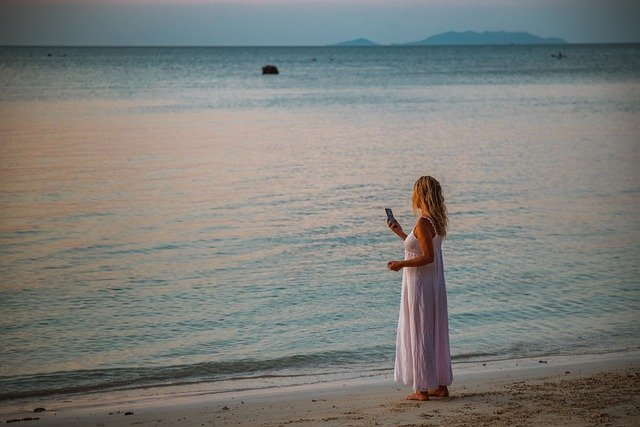
#> input picture computer-vision/images/woman.jpg, 640 x 427 px
$ jupyter execute --allow-errors key_points.ipynb
#> lines starting #> are read from the running program, lines starting #| are printed output that depends on the picture
### common/utility.py
import inspect
import matplotlib.pyplot as plt

def show_implementation(cls, section=None):
    SECTION_DELIMITER = "Section"
    found_section = False
    it = inspect.getsourcelines(cls)[0]
    print(it[0], end='')
    for line in it[1:]:
        if section is not None and section not in line and not found_section:
            continue
        found_section = True

        if SECTION_DELIMITER in line and section is not None and section not in line:
            break
        print(line, end='')

### computer-vision/module/kernel.py
import numpy as np
import enum
from .convolve import convolve


def box_filter(size):
    return np.ones((size, size))/size**2


def gaussian_filter(size, sigma=1):
    assert size % 2 == 1

    kernel = np.ones((size, size), np.float64)
    k = size // 2
    for i in range(size):
        for j in range(size):
            exponent = -((i - k)**2 + (j-k)**2) / (2 * sigma**2)
            kernel[i][j] = np.exp(exponent) / (2 * np.pi*sigma**2)
    return kernel


class Orientation(enum.Enum):
    horizontal = 0
    vertical_reversed = 1
    horizontal_reversed = 2
    vertical = 3


def prewitt(orientation=Orientation.horizontal):
    horizontal_matrix = np.array([[1, 0, -1], [1, 0, -1], [1, 0, -1]])

    return np.rot90(horizontal_matrix, orientation.value)


# [10 lines left out: functions sobel, dog, not called in this run]


def laplace_filter():
    return np.array([[0, 1, 0], [1, -4, 1], [0, 1, 0]])


def log(size, sigma=1, orientation=Orientation.horizontal):
    size_reduction = laplace_filter().shape[0] - 1
    return convolve(gaussian_filter(size + size_reduction, sigma), laplace_filter(), pad=False, clip=False)


# [12 lines left out: function gabor, not called in this run]

### computer-vision/module/gradient.py
import numpy as np
from .kernel import prewitt, Orientation
from .convolve import convolve


# [9 lines left out: function compute_gradient, not called in this run]


def compute_one_gradient(image, orientation, gradient_kernel=prewitt):
    return convolve(image, gradient_kernel(orientation), clip=False, pad=False)

### computer-vision/module/keypoints.py
from .gradient import compute_one_gradient
from .kernel import Orientation
from .convolve import convolve
import numpy as np


def harris(image, window_size=5, kappa=0.05, window=None):
    Ix = compute_one_gradient(image, Orientation.horizontal)
    Iy = compute_one_gradient(image, Orientation.vertical)

    w = np.ones((window_size, window_size)) if window is None else window

    A = convolve(Ix**2, w, clip=False, pad=False)
    B = convolve(Ix*Iy, w, clip=False, pad=False)
    C = convolve(Iy**2, w, clip=False, pad=False)

    det = A * C - B ** 2
    tr = A + C

    R = det - 0.05 * tr ** 2

    return R

### computer-vision/key_points.ipynb
[cell 1]
import sys
sys.path.append('..')

[cell 2]
from common.utility import show_implementation
from module.utility import show_images

import numpy as np
import matplotlib.pyplot as plt
from PIL import Image

[cell 3]
woman_image = np.array(Image.open(
    'images/woman.jpg').resize((288, 216)).convert('L'))
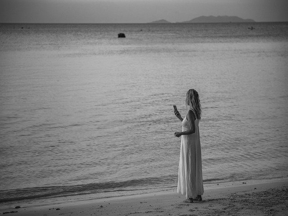
#> woman_image: shape (216, 288); min 11, max 200, mean 125.7

button_image = np.array(Image.open(
    'images/buttons.jpg').resize((320, 480)).convert('L'))
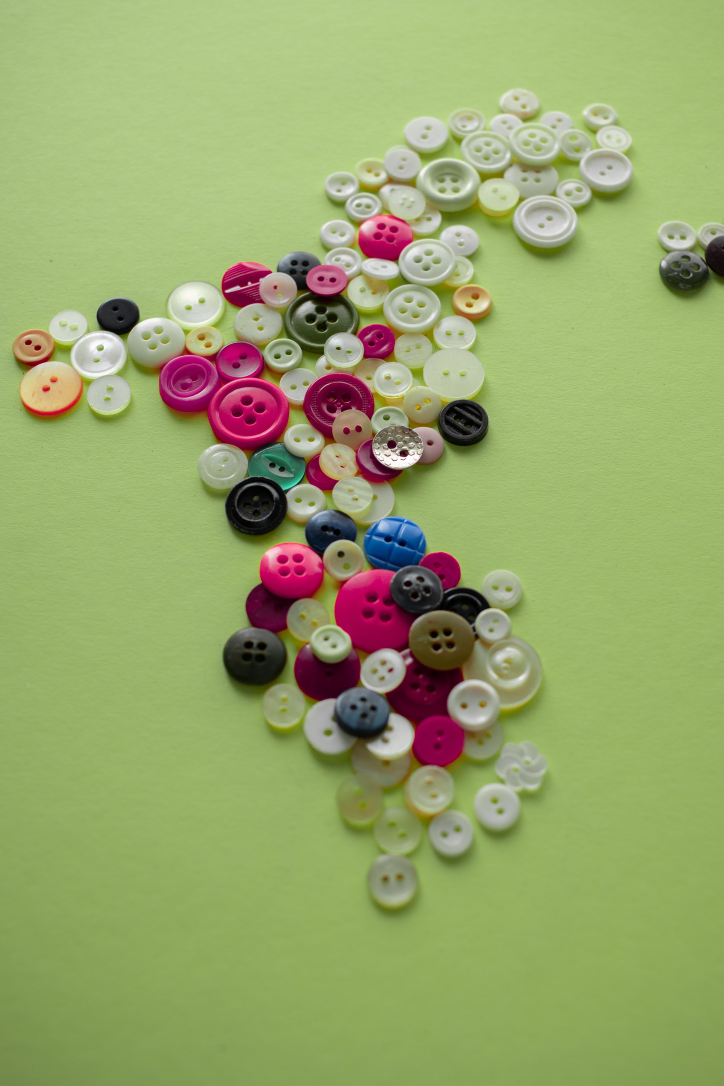
#> input picture computer-vision/images/buttons.jpg, 3618 x 5427 px (shown at 1/5 size)
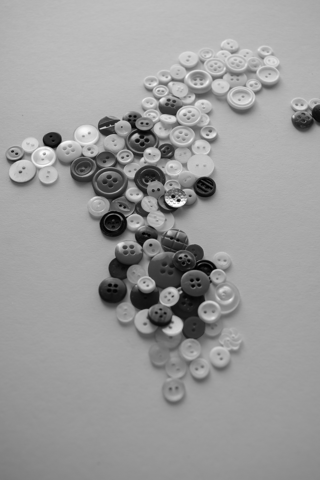
#> button_image: shape (480, 320); min 0, max 255, mean 155.3

[cell 4]
shape_image = Image.open('images/shapes.png')
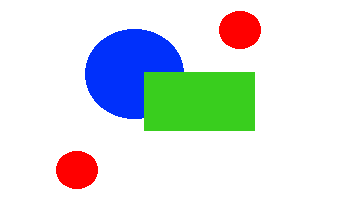
#> input picture computer-vision/images/shapes.png, 350 x 200 px
#> shape_image is the input picture: PIL image 350x200 RGB; mean R, G, B 216.1, 224.7, 224.4
shape_image = np.array(shape_image.convert('L'))
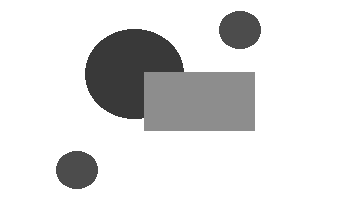
#> shape_image: shape (200, 350); min 57, max 255, mean 222

# Key Points
## Motivation

Suppose that, given a set of images that are taken a distance apart in the scene, we wish to join them together to form one big image.
That is, suppose that we are trying to recreate the panorama feature on smart phones.

To do so, we need to do the following for each pair of images to match:
1. Find locations to match
2. Have a representation of the surrounding region
3. Perform the matching

## Characteristics of Good Local Features
* Repeatable interest points
    * The same point can be found in other images, regardless of geometric and photometric transformations
        * Geometric: Rotation/Scale changes
        * Photometric: Intensity changes
* Distinct descriptors
    * Captures distinctively different information for each different points of interest
* Efficient
    * Number of features much be much less than the number of pixels in the image
* Local
    * Feature should occupy a small area of image

### Distinct Descriptors
Consider the the image below.

[cell 5]
from mpl_toolkits.axes_grid1.inset_locator import zoomed_inset_axes
from mpl_toolkits.axes_grid1.inset_locator import mark_inset


def show_shift(rect=(0, 0, 0, 0), shift=(0, 0, 0, 0), plain=False):
#> called with rect = (0, 0, 0, 0), shift = (0, 0, 0, 0), plain = True
    fig, ax = plt.subplots(figsize=[6.4, 4.8])

    ax.plot((1, 1, 2), (0, 3, 1))
    ax.set_xlim((0, 5))
    ax.set_ylim((0, 5))
    ax.xaxis.set_visible(False)
    ax.yaxis.set_visible(False)

    if not plain:
        for i, c, loc in zip((1, 4), ("red", "green"), ((2, 4), (1, 3))):
            axins = zoomed_inset_axes(ax, 2, loc=i)

            axins.plot((1, 1, 2), (0, 3, 1))

            x1, x2, y1, y2 = rect

            if i > 1:
                dx, dy = shift
                x1, x2, y1, y2 = x1 + dx, x2 + dx, y1 + dy, y2 + dy

            axins.set_xlim(x1, x2)
            axins.set_ylim(y1, y2)
            axins.xaxis.set_visible(False)
            axins.yaxis.set_visible(False)

            mark_inset(ax, axins, loc1=loc[0], loc2=loc[1], edgecolor=c)

            plt.xticks(visible=False)
            plt.yticks(visible=False)
    plt.draw()
    plt.show()
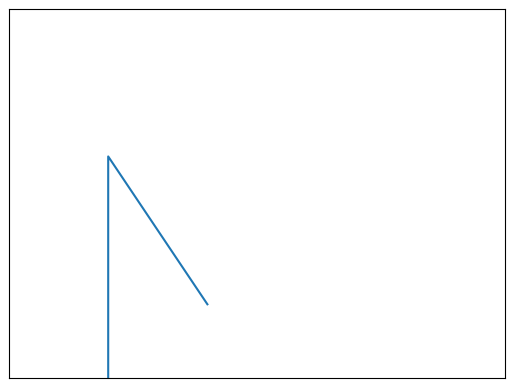
#> figure drawn by matplotlib, 1 panel

[cell 6]
show_shift(plain=True)

[cell 7]
show_shift((2, 2.4, 2, 2.4), (0.1, 0))
#> call 2 of show_shift, with rect = (2, 2.4, 2, 2.4), shift = (0.1, 0), plain = False
#> in show_shift (call 2), `plt.show()`:
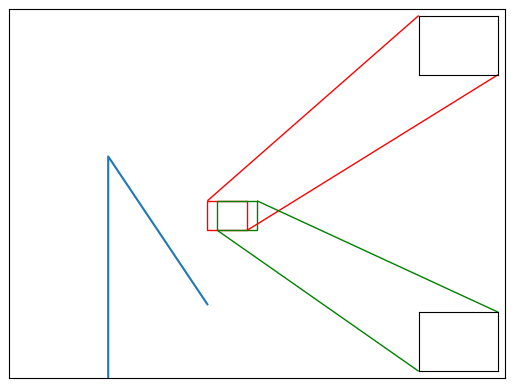
#> figure drawn by matplotlib, 3 panels

Suppose that we are considering the flat region in the image, as above.
Notice that if we shift the window in any direction slightly, the content in the window will not change.
This means this region is **not distinct**.

[cell 8]
show_shift((0.8, 1.2, 1, 1.4), (0.1, 0))
#> call 3 of show_shift, with rect = (0.8, 1.2, 1, 1.4), shift = (0.1, 0), plain = False
#> in show_shift (call 3), `plt.show()`:
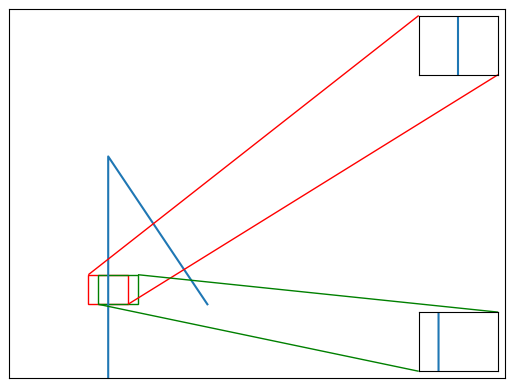
#> figure drawn by matplotlib, 3 panels

Now suppose that we instead are considering the region along the vertical line.
Notice that a (small) horizontal shift will change the content in the window, but a (small) vertical shift will not cause any change.

[cell 9]
show_shift((0.8, 1.2, 1, 1.4), (0, 0.1))
#> call 4 of show_shift, with rect = (0.8, 1.2, 1, 1.4), shift = (0, 0.1), plain = False
#> in show_shift (call 4), `plt.show()`:
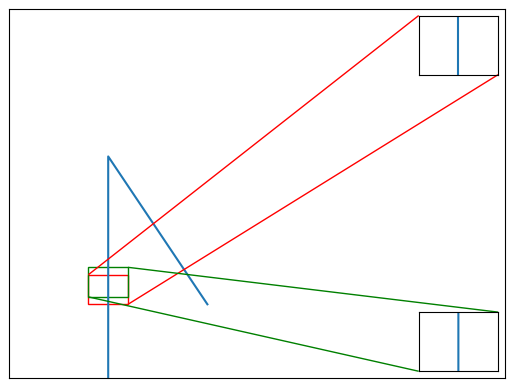
#> figure drawn by matplotlib, 3 panels

But notice a (small) vertical shift will not cause any change.

[cell 10]
show_shift((0.8, 1.2, 2.7, 3.1), (0, 0.1))
#> in show_shift (call 5), `plt.show()`:
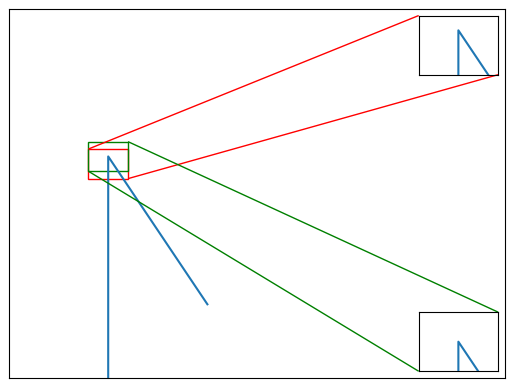
#> figure drawn by matplotlib, 3 panels

[cell 11]
show_shift((0.8, 1.2, 2.7, 3.1), (0.1, 0))

Now consider the window that contains a corner.
Because of this corner, a shift in any direction will change the location of this corner in the window.
This means that this location is distinct and is what we are looking for.

## How to detect corners?

Suppose we shift a $x \times y$ window $W$ by an offset of $(u, v)$.
To compute the difference of each pixel after shifting, we get:

$$
E(u,v) = \sum _{(x, y) \in W} (I(x+u, y+v) - I(x, y)) ^2
$$

For a good descriptor, we wish for this error to be high.

However, notice that this would require a lot of computation since we would need to compute the difference in windows for each pixel.
Thus, we make some assumptions.

We only consider the cases when the shifts are small.
This allows us to use the following Taylor Series approximation:

$$
I(x+u, y+v) = I(x,y) + \frac{\partial I}{\partial x} u + \frac{\partial I}{\partial y} v + \text {higher order terms} \\
\approx  I(x,y) + \frac{\partial I}{\partial x} u + \frac{\partial I}{\partial y} \\
=  I(x,y) + I_x u + I_y v
$$

Therefore, we get:

$$
E(u,v) = \sum _{(x, y) \in W} (I(x+u, y+v) - I(x, y)) ^2 \\
= \sum _{(x, y) \in W} (I(x,y) + I_x u + I_y v- I(x, y)) ^2
= \sum _{(x, y) \in W} (I_x u + I_y v) ^2\\
= Au^2 + 2Buv + Cv^2\\
\text{where } A = \sum _{(x, y) \in W} I_x^2, \quad B = \sum _{(x, y) \in W} I_x I_y, \quad C = \sum _{(x, y) \in W} I^2_y
$$

We can also write the expression as

$$E(u,v) =
\begin{pmatrix}
u & v
\end{pmatrix}
\begin{pmatrix}
A & B \\ B & C
\end{pmatrix}
\begin{pmatrix}
u \\ v
\end{pmatrix}
$$

We call the matrix $H=
\begin{pmatrix}
A & B \\ B & C
\end{pmatrix}$ the second moment matrix

It is known that quadratic functions can be visualized as ellipses.
In this case, $H$ will control the shape of the ellipse, where the eigenvectors of $H$ will control the orientation, and the eigenvalues will control the length of the axes.

You can read up more about eigenvalues/eigenvectors [here](../linear-algebra/eigen.ipynb)

Using the formula there, we know that the eigenvalues for a $2\times2$ matrix $\begin{pmatrix}
a & b \\ c & d
\end{pmatrix}$
is:

$$
\lambda _\pm = \frac{1}{2}\left( a + d \pm \sqrt {4bc + (a - d)^2}\right)
$$

Hence, the larger eigenvalue corresponds to the direction of the largest increase in error, while its eigenvalue correspond to the amount of increase in that direction.
Similarly, the smaller eigenvector corresponds to the smallest increase.

This means that when only one of the eigenvalue is zero, it means that we are in a region along an straight edge.

And if both are zero, we are in the flat region.

### Finding Corners
Thus, it becomes straightforward that we wish to find areas where the smaller eigenvalue is large, as those will correspond to regions which gives large changes in the window regardless of shift direction.

[cell 12]
from module.gradient import compute_one_gradient
from module.kernel import Orientation
from module.convolve import convolve


def _ev(a, b, c, d):
    return 0.5 * (a + d - np.sqrt(4 * b * c + (a - d) ** 2)), 0.5 * (a + d + np.sqrt(4 * b * c + (a - d) ** 2))


def eig(image, window_size=5, kappa=0.05, window=None):
    Ix = compute_one_gradient(image, Orientation.horizontal)
    Iy = compute_one_gradient(image, Orientation.vertical)

    w = np.ones((window_size, window_size)) if window is None else window

    A = convolve(Ix**2, w, clip=False, pad=False)
    B = convolve(Ix*Iy, w, clip=False, pad=False)
    C = convolve(Iy**2, w, clip=False, pad=False)

    return _ev(A, B, B, C)


#> (the rest of this cell did not finish here and is left out)

#> (a cell that did not finish here is left out)

---
#### Side note

The larger eigenvalue does also gives us some "interesting" results (strikingly similar to an edge detector), as shown below.

#> (a cell that did not finish here is left out)

---

With this, we do indeed locate the corners in the image.

However, finding eigenvalue is a slow process, since we need to compute roots.
We can use the following approximation using the **Harris operator**, defined as:

$$
R = \det H - \kappa \text{trace}^2 H
$$

where
$$
\det H = \lambda_1 \lambda_2, \quad \text{trace} H = \lambda_1 + \lambda_2,  \quad 0.04 \leq \kappa \leq 0.06
$$

By linear algebra, we also know that $\det H = AC - B^2$, and trace $H = A + C$, which speeds up our computation.

[cell 15]
from module.keypoints import harris
show_implementation(harris)

#> (a cell that did not finish here is left out)


show_images((shape_image, "Original Image"), (R, "R", True))

As we can see, we indeed get a high response at the corners of the rectangle.

Usually, to get better effects, we would weight the derivatives based on their distance from the center pixel.
Once again, notice that this simply correspond to filtering with a Gaussian filter, as shown below.

[cell 17]
from module.kernel import gaussian_filter
#> (the rest of this cell did not finish here and is left out)


#> (a cell that did not finish here is left out)

From the above, we can see that it does identifies the corners rather well.

### Non-Maximum Suppression

Similar to in the [gradients and edges chapter](./gradients_and_edges.ipynb#non-maximum-suppressions), we need to thin down the region identified from our response; as they do no correspond to a singular pixel location, but rather an area of pixels.

[cell 19]
fig, ax = plt.subplots(figsize=[12.8, 9.6])

extent = [0, 8, 0, 4.5]
#> (the rest of this cell did not finish here and is left out)

Thus, we need to perform non-maximum suppression too.

#### Simple non-maximum suppression

A simple approach is to:
1. For each pixel with some response, consider an area around it
2. For each other pixel in the area, find the pixel with the largest response
3. Using the pixel with the largest response as the center, zero out all other pixels within a distance from it.

After that, we can simply select the top-k pixels with the largest response, as they would be the most suitable as key points.

[cell 20]
from module.nonmaximum_suppresion import simple_area, top_k
show_implementation(simple_area)
show_implementation(top_k)

[cell 21]
fig = plt.figure(figsize=(16,10))
axs = fig.subplots(1, 3, sharex=True, sharey=True)

#> (the rest of this cell did not finish here and is left out)

Thus, we can see that the key points are more localized from above.
And the top-k with suppression yields spatially sparse points as we desired.

#### Adaptive non-maximum suppression

[cell 22]
fig = plt.figure(figsize=(16, 10))
axs = fig.subplots(1, 2, sharex=True, sharey=True)

#> (the rest of this cell did not finish here and is left out)

suppressed = simple_area(R)
top200 = top_k(R, suppressed, 200)

axs[0].imshow(R, cmap='gray')
axs[1].imshow(woman_image, cmap='gray')

axs[1].scatter(top200[:, 1], top200[:, 0])

axs[0].set_title("R")
axs[1].set_title("top 200 with maximum suppression")
plt.show()

[cell 23]
from module.nonmaximum_suppresion import adaptive_area
show_implementation(adaptive_area)

Note that using the simple non-maximum suppression and selecting the top-k strongest response will lead to uneven distribution of key points in places of high contrast, since those regions will produce stronger response.
To remedy this, we can select a local maxima as a key point only if they are significantly greater other local maximas in a certain radius $r$.

[cell 24]
fig = plt.figure(figsize=(16, 10))
axs = fig.subplots(1, 3, sharex=True, sharey=True)

#> (the rest of this cell did not finish here and is left out)

As we can see, we obtain a more evenly spread of key points, as we have more keypoints in the further parts of the water with less contrast.
Compare this with simply non-maximum suppression, where key points are clumped by the shore.

### Properties of Harris corners

#### Definitions

Given a point on an image with a corresponding score,

**Equivariance**: when an image is transformed (spatially), the point also undergoes a similar transformation

**Invariance**: when an image is transformed, the score does not change

#### Translation
Since H is determined by the derivative of the intensity, it is unaffected by translation.
And since eigenvalues are determined by the derivatives, it means that (with respect to translations) Harris corners are:

* **Equivariant**
* **Invariant**

#### Rotation
Similarly, since eigenvectors rotates with an rotation of the image, and eigenvalues are unaffected by a rotation of the image, Harris corners are:

* **Equivariant**
* **Invariant**

#### Scale

Consider any corner in an image.
Suppose that we zoom it in closer.
At some point, this corner will no longer be an corner (at one extreme, if our window is size 1, it will simply be a pixel and will not be a corner).
Hence, with respect to scaling, Harris corners is:

* **Not equivariant**
* **Not invariant**

#### Photometric transformation
##### Change in brightness
Suppose that we adjust the image intensities to $I' = I + b$.
Notice that since our Harris corners are dependent on the derivatives of the intensities and not the intensities themselves, a constant change to every pixel will not affect the derivatives and thus Harris corners are:

* **Invariant**

##### Change in contrast
Suppose that we adjust the image intensities to $I' = a I$.
This means that our $I'_x = aI_x$ and $I'_y = aI_y$

Equivalently, this means that $H' = a^2H$

Notice that this affects score by a factor, hence Harris corners are:

* **Not Invariant**

## Blob detector
A blob is a region of light pixels on a dark background, or dark pixels on a light background.
Blobs can also be good candidates to use as keypoints.

### Laplacian of Gaussian
One such blob detector is (surprisingly) the [**Laplacian of Gaussian**](./gradients_and_edges.ipynb#log).

[cell 25]
from module.kernel import log

#> (the rest of this cell did not finish here and is left out)


Note that there is a ring of high intensity pixels after the center blob.
This ring has higher intensity than the edges of the filter.

Notice that because of this characteristics, this filter will obtain the strongest response to regions which contains high intensity everywhere except the center circle region (*ie* a dark blob on a light background).

Because of this property, we can treat LoG filters as a **band-pass filter**

Another way to think about it is that a LoG filter can be approximated by a smaller Gaussian subtracted from a larger Gaussian.

[cell 26]
sigmas = [1, 4]

#> (the rest of this cell did not finish here and is left out)
